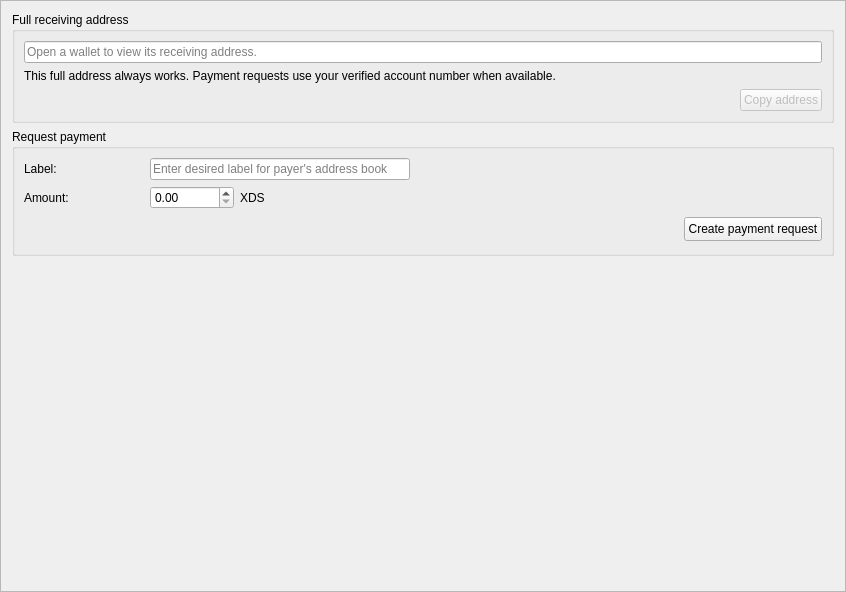
<?xml version="1.0" encoding="UTF-8"?>
<ui version="4.0">
 <class>ReceiveFrame</class>
 <widget class="QFrame" name="ReceiveFrame">
  <property name="geometry">
   <rect>
    <x>0</x>
    <y>0</y>
    <width>846</width>
    <height>592</height>
   </rect>
  </property>
  <property name="windowTitle">
   <string>Frame</string>
  </property>
  <property name="frameShape">
   <enum>QFrame::Shape::StyledPanel</enum>
  </property>
  <property name="frameShadow">
   <enum>QFrame::Shadow::Raised</enum>
  </property>
  <layout class="QVBoxLayout" name="verticalLayout" stretch="0,0,1">
   <item>
    <widget class="QGroupBox" name="m_addressGroup">
     <property name="sizePolicy">
       <sizepolicy hsizetype="Expanding" vsizetype="Maximum">
        <horstretch>0</horstretch>
        <verstretch>0</verstretch>
      </sizepolicy>
     </property>
     <property name="minimumSize">
      <size>
       <width>0</width>
        <height>0</height>
      </size>
     </property>
     <property name="title">
       <string>Full receiving address</string>
     </property>
     <layout class="QVBoxLayout" name="addressLayout">
      <item>
        <widget class="QLineEdit" name="m_addressText">
        <property name="toolTip">
         <string>Your full wallet address</string>
        </property>
        <property name="readOnly">
         <bool>true</bool>
        </property>
        <property name="placeholderText">
         <string>Open a wallet to view its receiving address.</string>
        </property>
        </widget>
       </item>
       <item>
        <widget class="QLabel" name="m_addressHintLabel">
         <property name="text">
          <string>This full address always works. Payment requests use your verified account number when available.</string>
         </property>
         <property name="wordWrap">
          <bool>true</bool>
         </property>
        </widget>
       </item>
      <item>
       <layout class="QHBoxLayout" name="addressActionsLayout">
        <item>
         <spacer name="addressActionsSpacer">
          <property name="orientation">
           <enum>Qt::Orientation::Horizontal</enum>
          </property>
          <property name="sizeHint" stdset="0">
           <size>
            <width>40</width>
            <height>20</height>
           </size>
          </property>
         </spacer>
        </item>
        <item>
         <widget class="QPushButton" name="m_copyAddressButton">
          <property name="enabled">
           <bool>false</bool>
          </property>
          <property name="text">
           <string>Copy address</string>
          </property>
          <property name="icon">
           <iconset resource="../../resources.qrc">
            <normaloff>:/icons/copy_white</normaloff>:/icons/copy_white</iconset>
          </property>
         </widget>
        </item>
       </layout>
      </item>
     </layout>
    </widget>
   </item>
   <item>
    <widget class="QFrame" name="m_requestPaymentFrame">
     <property name="minimumSize">
      <size>
       <width>0</width>
       <height>0</height>
      </size>
     </property>
     <layout class="QVBoxLayout" name="verticalLayout_3">
      <property name="spacing">
       <number>0</number>
      </property>
      <property name="leftMargin">
       <number>0</number>
      </property>
      <property name="topMargin">
       <number>0</number>
      </property>
      <property name="rightMargin">
       <number>0</number>
      </property>
      <item>
       <widget class="QGroupBox" name="groupBox">
        <property name="title">
         <string>Request payment</string>
        </property>
        <layout class="QGridLayout" name="gridLayout">
         <item row="0" column="0">
          <widget class="QLabel" name="label_7">
           <property name="text">
            <string>Label:</string>
           </property>
          </widget>
         </item>
          <item row="1" column="1">
           <layout class="QHBoxLayout" name="requestAmountLayout">
            <property name="spacing">
             <number>6</number>
            </property>
            <property name="leftMargin">
             <number>0</number>
            </property>
            <property name="topMargin">
             <number>0</number>
            </property>
            <property name="rightMargin">
             <number>0</number>
            </property>
            <property name="bottomMargin">
             <number>0</number>
            </property>
            <item>
             <widget class="QDoubleSpinBox" name="m_requestAmountSpin">
              <property name="sizePolicy">
               <sizepolicy hsizetype="Minimum" vsizetype="Fixed">
                <horstretch>0</horstretch>
                <verstretch>0</verstretch>
               </sizepolicy>
              </property>
              <property name="minimumSize">
               <size>
                <width>0</width>
                <height>0</height>
               </size>
              </property>
              <property name="baseSize">
               <size>
                <width>150</width>
                <height>0</height>
               </size>
              </property>
              <property name="locale">
               <locale language="English" country="UnitedStates"/>
              </property>
              <property name="decimals">
               <number>2</number>
              </property>
              <property name="minimum">
               <double>0.000000000000000</double>
              </property>
              <property name="maximum">
               <double>9999999.990000000000000</double>
              </property>
              <property name="singleStep">
               <double>1.000000000000000</double>
              </property>
              <property name="value">
               <double>0.000000000000000</double>
              </property>
             </widget>
            </item>
            <item>
             <widget class="QLabel" name="m_requestAmountCurrencyLabel">
              <property name="text">
               <string notr="true">XDS</string>
              </property>
             </widget>
            </item>
           </layout>
          </item>
         <item row="0" column="1" colspan="2">
          <widget class="QLineEdit" name="m_payerLabel">
           <property name="maxLength">
            <number>64</number>
           </property>
           <property name="placeholderText">
            <string>Enter desired label for payer's address book</string>
           </property>
          </widget>
         </item>
         <item row="1" column="0">
          <widget class="QLabel" name="label_3">
           <property name="text">
            <string>Amount:</string>
           </property>
          </widget>
         </item>
         <item row="0" column="3" colspan="3">
          <spacer name="horizontalSpacer_3">
           <property name="orientation">
            <enum>Qt::Orientation::Horizontal</enum>
           </property>
           <property name="sizeHint" stdset="0">
            <size>
             <width>361</width>
             <height>20</height>
            </size>
           </property>
          </spacer>
         </item>
         <item row="1" column="2" colspan="4">
          <spacer name="horizontalSpacer_4">
           <property name="orientation">
            <enum>Qt::Orientation::Horizontal</enum>
           </property>
           <property name="sizeHint" stdset="0">
            <size>
             <width>547</width>
             <height>20</height>
            </size>
           </property>
          </spacer>
         </item>
         <item row="2" column="0" colspan="6">
          <widget class="QFrame" name="m_bottomButtonsFrame">
           <property name="sizePolicy">
            <sizepolicy hsizetype="Expanding" vsizetype="Preferred">
             <horstretch>0</horstretch>
             <verstretch>0</verstretch>
            </sizepolicy>
           </property>
           <property name="minimumSize">
            <size>
             <width>0</width>
             <height>29</height>
            </size>
           </property>
           <property name="frameShape">
            <enum>QFrame::Shape::NoFrame</enum>
           </property>
           <property name="frameShadow">
            <enum>QFrame::Shadow::Raised</enum>
           </property>
           <layout class="QHBoxLayout" name="horizontalLayout">
            <property name="leftMargin">
             <number>0</number>
            </property>
            <property name="topMargin">
             <number>0</number>
            </property>
            <property name="rightMargin">
             <number>0</number>
            </property>
            <property name="bottomMargin">
             <number>0</number>
            </property>
            <item>
             <spacer name="horizontalSpacer">
              <property name="orientation">
               <enum>Qt::Orientation::Horizontal</enum>
              </property>
              <property name="sizeHint" stdset="0">
               <size>
                <width>40</width>
                <height>20</height>
               </size>
              </property>
             </spacer>
            </item>
            <item>
             <widget class="QPushButton" name="m_createPaymentRequest">
              <property name="minimumSize">
               <size>
                <width>0</width>
                <height>24</height>
               </size>
              </property>
              <property name="baseSize">
               <size>
                <width>0</width>
                <height>24</height>
               </size>
              </property>
              <property name="text">
               <string>Create payment request</string>
              </property>
             </widget>
            </item>
           </layout>
          </widget>
         </item>
        </layout>
       </widget>
      </item>
     </layout>
    </widget>
   </item>
   <item>
    <spacer name="receiveContentSpacer">
     <property name="orientation">
      <enum>Qt::Orientation::Vertical</enum>
     </property>
     <property name="sizeHint" stdset="0">
      <size>
       <width>20</width>
       <height>40</height>
      </size>
     </property>
    </spacer>
   </item>
  </layout>
 </widget>
 <tabstops>
  <tabstop>m_payerLabel</tabstop>
  <tabstop>m_requestAmountSpin</tabstop>
 </tabstops>
 <resources>
  <include location="../../resources.qrc"/>
 </resources>
 <connections>
  <connection>
   <sender>m_createPaymentRequest</sender>
   <signal>clicked()</signal>
   <receiver>ReceiveFrame</receiver>
   <slot>createRequestPaymentClicked()</slot>
   <hints>
    <hint type="sourcelabel">
     <x>736</x>
     <y>191</y>
    </hint>
    <hint type="destinationlabel">
     <x>422</x>
     <y>295</y>
    </hint>
   </hints>
  </connection>
 </connections>
 <slots>
  <slot>copyAddress()</slot>
  <slot>createRequestPaymentClicked()</slot>
 </slots>
</ui>
